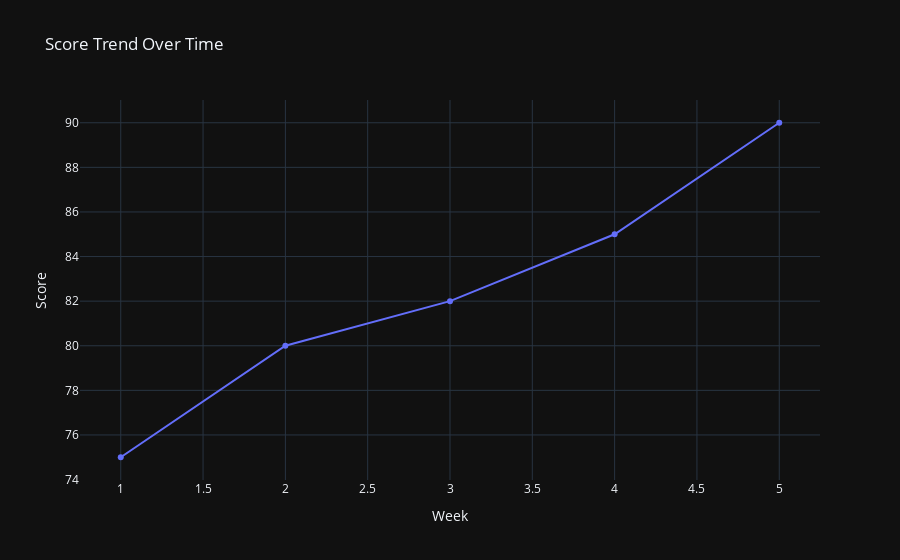

Notebook code cell kept with this figure:
### Code cell
# Line plot
time_data = {'Week': [1, 2, 3, 4, 5],
             'Score': [75, 80, 82, 85, 90]}
df_time = pd.DataFrame(time_data)

fig = px.line(df_time, x='Week', y='Score', title='Score Trend Over Time', markers=True)
fig.show()

### Figure 1 — Plotly figure (JSON) as saved in the notebook; plotly's stock layout.template omitted (floating-point values rounded to 4 significant figures)
{"data": [{"hovertemplate": "Week=%{x}<br>Score=%{y}<extra></extra>", "legendgroup": "", "line": {"color": "#636efa", "dash": "solid"}, "marker": {"symbol": "circle"}, "mode": "lines+markers", "name": "", "orientation": "v", "showlegend": false, "type": "scatter", "x": [1, 2, 3, 4, 5], "xaxis": "x", "y": [75, 80, 82, 85, 90], "yaxis": "y"}], "layout": {"legend": {"tracegroupgap": 0}, "title": {"text": "Score Trend Over Time"}, "xaxis": {"anchor": "y", "domain": [0, 1], "title": {"text": "Week"}}, "yaxis": {"anchor": "x", "domain": [0, 1], "title": {"text": "Score"}}}}
